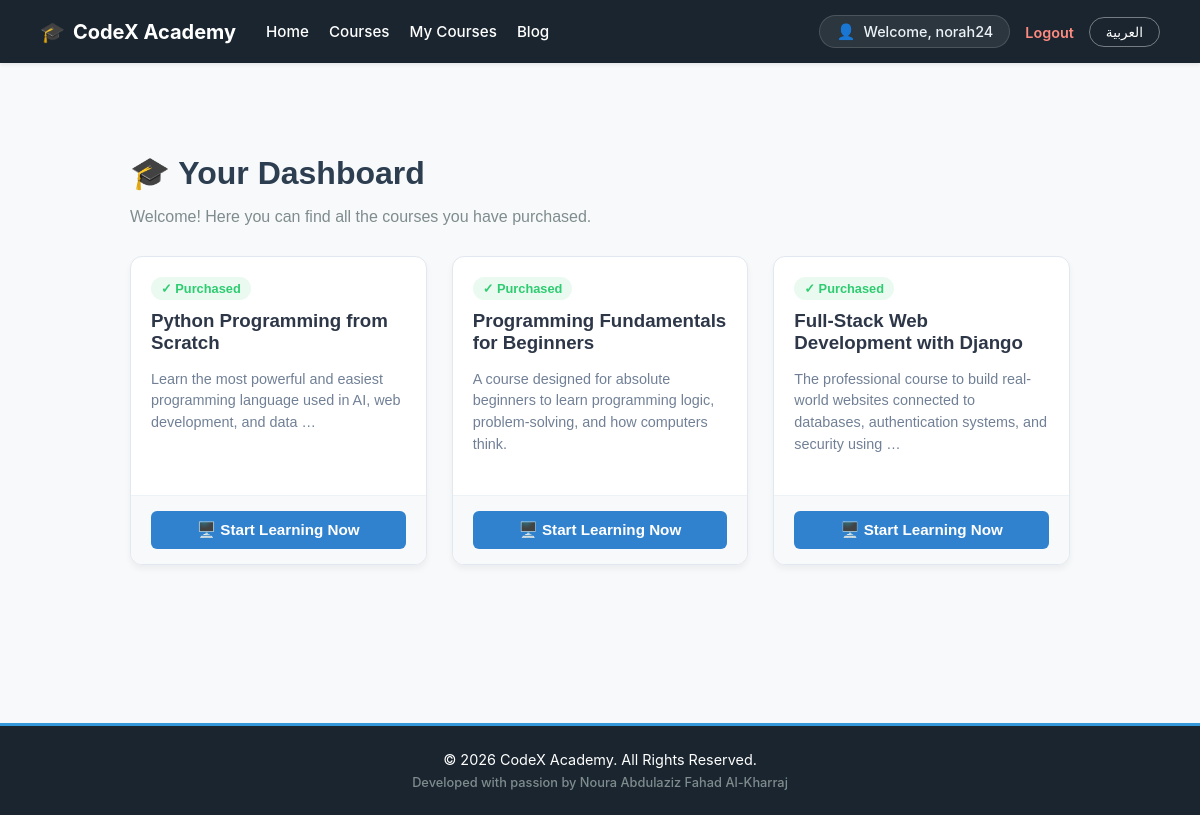
The page /my-courses/ (signed in) on the database its author committed.
### courses/models.py (models this page shows, shortened)
class Course(models.Model):
    title_en = models.CharField(max_length=200, verbose_name='Course Title (english)')
    title_ar = models.CharField(max_length=200, verbose_name='Course Title (arabic)')
    description_en = models.TextField(verbose_name='Course Description (english)')
    description_ar = models.TextField(verbose_name='Course Description (arabic)')
    price = models.DecimalField(max_length=10 ,max_digits=10, decimal_places=2, verbose_name='Price (SAR)')
    image = models.ImageField(upload_to='course_images/', verbose_name='Course Image')
    created_at = models.DateTimeField(auto_now_add=True)

### courses/views.py (the view)
# urls.py: path('my-courses/', views.my_courses, name='my_courses'),
@login_required
def my_courses(request):
    orders = CourseOrder.objects.filter(customer=request.user)
    purchased_courses = [order.course for order in orders]
    return render(request, 'courses/my_courses.html', {'purchased_courses': purchased_courses})

### courses/templates/courses/my_courses.html (shortened to what this page needs)
{% extends 'base.html' %}
{% block content %}
<div style="max-width: 1000px; margin: 0 auto; padding: 30px; font-family: sans-serif; direction: {% if LANGUAGE_CODE == 'ar' %}rtl{% else %}ltr{% endif %}; text-align: start;">
    <h1 style="color: #2c3e50; margin-bottom: 5px;">
        {% if LANGUAGE_CODE == 'ar' %}🎓 لوحة تعليمك الشخصية{% else %}🎓 Your Dashboard{% endif %}
    </h1>
    <p style="color: #7f8c8d; margin-bottom: 30px;">
        {% if LANGUAGE_CODE == 'ar' %}مرحباً بك! هنا تجد جميع الدورسات التي قمت بالاستثمار فيها للتعلم.{% else %}Welcome! Here you can find all the courses you have purchased.{% endif %}
    </p>
    <div style="display: grid; grid-template-columns: repeat(auto-fill, minmax(280px, 1fr)); gap: 25px;">
        {% for course in purchased_courses %}
            <div style="background: white; border: 1px solid #e2e8f0; border-radius: 12px; overflow: hidden; box-shadow: 0 4px 6px rgba(0,0,0,0.05); display: flex; flex-direction: column;">
                <div style="padding: 20px; flex-grow: 1;">
                    <span style="background: #eafaf1; color: #2ecc71; padding: 4px 10px; border-radius: 20px; font-size: 0.8rem; font-weight: bold; display: inline-block; margin-bottom: 10px;">
                        {% if LANGUAGE_CODE == 'ar' %}✓ تم الشراء{% else %}✓ Purchased{% endif %}
                    </span>
                    <h3 style="color: #2d3748; margin: 0 0 10px 0;">
                        {% if LANGUAGE_CODE == 'ar' %}{{ course.title_ar }}{% else %}{{ course.title_en }}{% endif %}
                    </h3>
                    <p style="color: #718096; font-size: 0.9rem; line-height: 1.5; margin-bottom: 20px;">
                        {% if LANGUAGE_CODE == 'ar' %}{{ course.description_ar|truncatewords:15 }}{% else %}{{ course.description_en|truncatewords:15 }}{% endif %}
                    </p>
                </div>
                <div style="padding: 15px 20px; background: #f8f9fa; border-top: 1px solid #edf2f7; text-align: center;">
                    <a href="{% url 'courses:course_detail' course.id %}" style="display: block; background: #3182ce; color: white; padding: 10px; border-radius: 6px; text-decoration: none; font-weight: bold; font-size: 0.95rem;">
                        {% if LANGUAGE_CODE == 'ar' %}🖥️ ابدأ المشاهدة الآن{% else %}🖥️ Start Learning Now{% endif %}
                    </a>
                </div>
            </div>
        {% endfor %}
    </div>
</div>
{% endblock %}

### templates/base.html (shortened to what this page needs)
{% load i18n %}
<!DOCTYPE html>
<html lang="{{ LANGUAGE_CODE }}" dir="{% if LANGUAGE_CODE == 'ar' %}rtl{% else %}ltr{% endif %}">
<head>
</head>
<body>
    <nav class="navbar">
        <div class="nav-right-side">
            <a href="/" class="brand-logo">
                <span>🎓</span>
                <span>{% if LANGUAGE_CODE == 'ar' %}كودكس التعليمية{% else %}CodeX Academy{% endif %}</span>
            </a>
            <div class="nav-links">
                <a href="/">
                    {% if LANGUAGE_CODE == 'ar' %}الرئيسية{% else %}Home{% endif %}
                </a>
                <a href="/courses/">
                    {% if LANGUAGE_CODE == 'ar' %}الكورسات{% else %}Courses{% endif %}
                </a>
                {% if request.user.is_authenticated %}
                <a href="{% url 'courses:my_courses' %}">
                    {% if LANGUAGE_CODE == 'ar' %}دوراتي التعليمية{% else %}My Courses{% endif %}
                </a>
                {% endif %}
                <a href="/blog/">
                    {% if LANGUAGE_CODE == 'ar' %}المدونة{% else %}Blog{% endif %}
                </a>
            </div>
        </div>
        <div class="nav-left-side">
            {% if request.user.is_authenticated %}
                <div class="user-badge">
                    <span style="font-size: 0.95rem;">👤</span>
                    <span class="username">
                        {% if LANGUAGE_CODE == 'ar' %}مرحباً، {{ request.user.username }}{% else %}Welcome, {{ request.user.username }}{% endif %}
                    </span>
                </div>
                <form action="/accounts/logout/" method="post" style="display: inline; margin: 0; padding: 0;">
                    <button type="submit" class="btn-logout-submit">
                        {% if LANGUAGE_CODE == 'ar' %}تسجيل الخروج{% else %}Logout{% endif %}
                    </button>
                </form>
            {% endif %}
            <div>
                <form action="{% url 'set_language' %}" method="post" style="display: inline; margin: 0; padding: 0;">
                    {% if LANGUAGE_CODE == 'ar' %}
                        <input type="hidden" name="language" value="en">
                        <button type="submit" class="lang-btn">English</button>
                    {% else %}
                        <button type="submit" class="lang-btn">العربية</button>
                    {% endif %}
                </form>
            </div>
        </div>
    </nav>
    <div class="container">
        {% block content %}
        {% endblock %}
    </div>
    <footer style="background-color: #1a252f; color: #ffffff; text-align: center; padding: 25px 0; margin-top: 60px; font-size: 0.9rem; border-top: 3px solid #3498db;">
        <div>
            {% if LANGUAGE_CODE == 'ar' %}
                © 2026 جميع الحقوق محفوظة لمنصة كودكس التعليمية
            {% else %}
                © 2026 CodeX Academy. All Rights Reserved.
            {% endif %}
        </div>
        <div style="color: #7f8c8d; font-size: 0.8rem; margin-top: 7px; font-weight: 500;">
            {% if LANGUAGE_CODE == 'ar' %}
                تم التطوير بكل شغف بواسطة نورة عبد العزيز فهد الخريجة
            {% else %}
                Developed with passion by Noura Abdulaziz Fahad Al-Kharraj
            {% endif %}
        </div>
    </footer>
</body>
</html>

### templates/base.html (style rules this page uses)
body { font-family: -apple-system, BlinkMacSystemFont, "Segoe UI", Roboto, Helvetica, Arial, sans-serif; margin: 0; padding: 0; background-color: #f8f9fa; color: #212529; }
.navbar { background-color: #1a252f; padding: 15px 40px; display: flex; justify-content: space-between; align-items: center; box-shadow: 0 2px 4px rgba(0,0,0,0.08); gap: 20px; }
.nav-right-side { display: flex; align-items: center; gap: 30px; }
.brand-logo { color: #ffffff; text-decoration: none; font-weight: bold; font-size: 1.25rem; display: flex; align-items: center; gap: 8px; }
.nav-links { display: flex; align-items: center; gap: 20px; }
.nav-links a { color: #ffffff; text-decoration: none; font-weight: 500; font-size: 0.95rem; transition: color 0.2s ease; }
.nav-left-side { display: flex; align-items: center; gap: 15px; }
.lang-btn { background-color: transparent; color: #ffffff; border: 1px solid rgba(255,255,255,0.4); padding: 6px 16px; border-radius: 20px; cursor: pointer; font-weight: 500; font-size: 0.85rem; transition: all 0.2s ease; }
.user-badge { background: rgba(255, 255, 255, 0.08); padding: 6px 16px; border-radius: 20px; display: flex; align-items: center; gap: 8px; border: 1px solid rgba(255, 255, 255, 0.15); }
.user-badge .username { color: #edf2f7; font-weight: 500; font-size: 0.9rem; }
.btn-logout-submit { background: none; border: none; color: #ff8a80; font-size: 0.9rem; font-weight: 600; cursor: pointer; padding: 0; font-family: inherit; transition: color 0.2s; }
.container { max-width: 1000px; margin: 40px auto; padding: 0 20px; min-height: 70vh; }

### rows shown on the page
Course: title_en "Python Programming from Scratch", description_en "Learn the most powerful and easiest programming language used in AI, web development, and data …"
Course: title_en "Programming Fundamentals for Beginners", description_en "A course designed for absolute beginners to learn programming logic, problem-solving, and how computers think."
Course: title_en "Full-Stack Web Development with Django", description_en "The professional course to build real-world websites connected to databases, authentication systems, and security using …"

### other values the page prints
{{ request.user.username }} "norah24"
